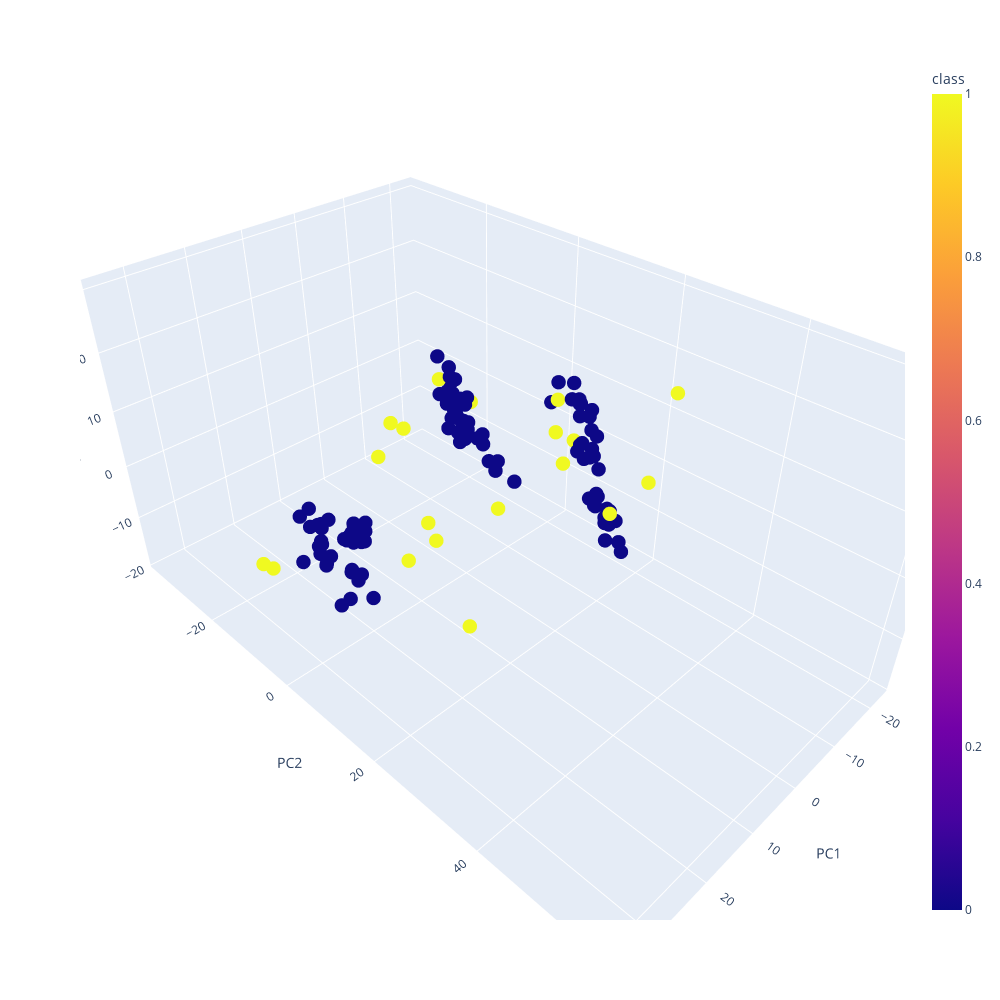

Source (notebook cell):
### Markdown cell above
<hr width="50%" style="margin-top: 2rem; margin-bottom: 2rem; margin-left:0">

### Step 3: load faulty data, process, and visualize

### Code cell
# load faulty data
data_test = np.loadtxt('metal_etch_test.csv', delimiter=',')

# TODO: scale and PCA on faulty test data and assign a class =1
data_pca_test = pipe.transform(data_test)
df_pca_test = pd.DataFrame(data_pca_test, columns=['PC1', 'PC2', 'PC3'])
df_pca_test['class'] = 1

# TODO: combine the normal and faulty data into one dataframe
df_pca_combined = pd.concat([df_pca, df_pca_test])

# TODO: visualize the data
fig = px.scatter_3d(df_pca_combined, x='PC1', y='PC2', z='PC3', color='class')
fig.update_traces(marker=dict(size=5))
fig.update_layout(width=1000, height=1000)
fig.show()
